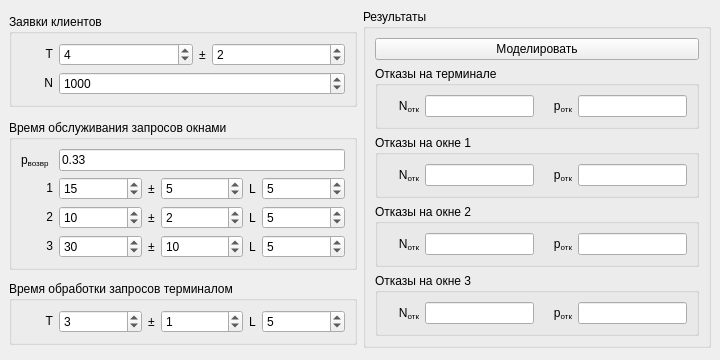
<?xml version="1.0" encoding="UTF-8"?>
<ui version="4.0">
 <class>MainWindow</class>
 <widget class="QMainWindow" name="MainWindow">
  <property name="geometry">
   <rect>
    <x>0</x>
    <y>0</y>
    <width>720</width>
    <height>360</height>
   </rect>
  </property>
  <property name="windowTitle">
   <string>MainWindow</string>
  </property>
  <widget class="QWidget" name="centralwidget">
   <layout class="QGridLayout" name="gridLayout_4">
    <item row="2" column="0">
     <widget class="QGroupBox" name="requestsGroupBox">
      <property name="sizePolicy">
       <sizepolicy hsizetype="Expanding" vsizetype="Fixed">
        <horstretch>0</horstretch>
        <verstretch>0</verstretch>
       </sizepolicy>
      </property>
      <property name="title">
       <string>Заявки клиентов</string>
      </property>
      <layout class="QGridLayout" name="gridLayout">
       <item row="1" column="1" colspan="3">
        <widget class="QSpinBox" name="nClientSpinBox">
         <property name="sizePolicy">
          <sizepolicy hsizetype="Expanding" vsizetype="Fixed">
           <horstretch>0</horstretch>
           <verstretch>0</verstretch>
          </sizepolicy>
         </property>
         <property name="maximum">
          <number>1000000</number>
         </property>
         <property name="value">
          <number>1000</number>
         </property>
        </widget>
       </item>
       <item row="1" column="0">
        <widget class="QLabel" name="nClientLabel">
         <property name="sizePolicy">
          <sizepolicy hsizetype="Fixed" vsizetype="Fixed">
           <horstretch>0</horstretch>
           <verstretch>0</verstretch>
          </sizepolicy>
         </property>
         <property name="minimumSize">
          <size>
           <width>32</width>
           <height>0</height>
          </size>
         </property>
         <property name="text">
          <string>N</string>
         </property>
         <property name="alignment">
          <set>Qt::AlignRight|Qt::AlignTrailing|Qt::AlignVCenter</set>
         </property>
        </widget>
       </item>
       <item row="0" column="1">
        <widget class="QSpinBox" name="tClientSpinBox">
         <property name="sizePolicy">
          <sizepolicy hsizetype="Expanding" vsizetype="Fixed">
           <horstretch>0</horstretch>
           <verstretch>0</verstretch>
          </sizepolicy>
         </property>
         <property name="maximum">
          <number>1000000</number>
         </property>
         <property name="value">
          <number>4</number>
         </property>
        </widget>
       </item>
       <item row="0" column="0">
        <widget class="QLabel" name="tClientLabel">
         <property name="sizePolicy">
          <sizepolicy hsizetype="Fixed" vsizetype="Fixed">
           <horstretch>0</horstretch>
           <verstretch>0</verstretch>
          </sizepolicy>
         </property>
         <property name="minimumSize">
          <size>
           <width>32</width>
           <height>0</height>
          </size>
         </property>
         <property name="text">
          <string>T</string>
         </property>
         <property name="alignment">
          <set>Qt::AlignRight|Qt::AlignTrailing|Qt::AlignVCenter</set>
         </property>
        </widget>
       </item>
       <item row="0" column="3">
        <widget class="QSpinBox" name="dtClientSpinBox">
         <property name="sizePolicy">
          <sizepolicy hsizetype="Expanding" vsizetype="Fixed">
           <horstretch>0</horstretch>
           <verstretch>0</verstretch>
          </sizepolicy>
         </property>
         <property name="maximum">
          <number>1000000</number>
         </property>
         <property name="value">
          <number>2</number>
         </property>
        </widget>
       </item>
       <item row="0" column="2">
        <widget class="QLabel" name="pm1Label">
         <property name="text">
          <string>±</string>
         </property>
        </widget>
       </item>
      </layout>
     </widget>
    </item>
    <item row="3" column="0">
     <widget class="QGroupBox" name="windowsGroupBox">
      <property name="sizePolicy">
       <sizepolicy hsizetype="Expanding" vsizetype="Fixed">
        <horstretch>0</horstretch>
        <verstretch>0</verstretch>
       </sizepolicy>
      </property>
      <property name="title">
       <string>Время обслуживания запросов окнами</string>
      </property>
      <layout class="QGridLayout" name="gridLayout_2">
       <item row="1" column="1">
        <widget class="QSpinBox" name="tWindow1SpinBox">
         <property name="sizePolicy">
          <sizepolicy hsizetype="Expanding" vsizetype="Fixed">
           <horstretch>0</horstretch>
           <verstretch>0</verstretch>
          </sizepolicy>
         </property>
         <property name="maximum">
          <number>1000000</number>
         </property>
         <property name="value">
          <number>15</number>
         </property>
        </widget>
       </item>
       <item row="2" column="4">
        <widget class="QLabel" name="lWindow2Label">
         <property name="text">
          <string>L</string>
         </property>
        </widget>
       </item>
       <item row="1" column="3">
        <widget class="QSpinBox" name="dtWindow1SpinBox">
         <property name="sizePolicy">
          <sizepolicy hsizetype="Expanding" vsizetype="Fixed">
           <horstretch>0</horstretch>
           <verstretch>0</verstretch>
          </sizepolicy>
         </property>
         <property name="maximum">
          <number>1000000</number>
         </property>
         <property name="value">
          <number>5</number>
         </property>
        </widget>
       </item>
       <item row="0" column="0">
        <widget class="QLabel" name="pReturnWindow1Label">
         <property name="text">
          <string>p&lt;sub&gt;возвр&lt;/sub&gt;</string>
         </property>
        </widget>
       </item>
       <item row="2" column="3">
        <widget class="QSpinBox" name="dtWindow2SpinBox">
         <property name="sizePolicy">
          <sizepolicy hsizetype="Expanding" vsizetype="Fixed">
           <horstretch>0</horstretch>
           <verstretch>0</verstretch>
          </sizepolicy>
         </property>
         <property name="maximum">
          <number>1000000</number>
         </property>
         <property name="value">
          <number>2</number>
         </property>
        </widget>
       </item>
       <item row="3" column="5">
        <widget class="QSpinBox" name="lWindow3SpinBox">
         <property name="sizePolicy">
          <sizepolicy hsizetype="Expanding" vsizetype="Fixed">
           <horstretch>0</horstretch>
           <verstretch>0</verstretch>
          </sizepolicy>
         </property>
         <property name="maximum">
          <number>1000000</number>
         </property>
         <property name="value">
          <number>5</number>
         </property>
        </widget>
       </item>
       <item row="1" column="5">
        <widget class="QSpinBox" name="lWindow1SpinBox">
         <property name="sizePolicy">
          <sizepolicy hsizetype="Expanding" vsizetype="Fixed">
           <horstretch>0</horstretch>
           <verstretch>0</verstretch>
          </sizepolicy>
         </property>
         <property name="maximum">
          <number>1000000</number>
         </property>
         <property name="value">
          <number>5</number>
         </property>
        </widget>
       </item>
       <item row="3" column="1">
        <widget class="QSpinBox" name="tWindow3SpinBox">
         <property name="sizePolicy">
          <sizepolicy hsizetype="Expanding" vsizetype="Fixed">
           <horstretch>0</horstretch>
           <verstretch>0</verstretch>
          </sizepolicy>
         </property>
         <property name="maximum">
          <number>1000000</number>
         </property>
         <property name="value">
          <number>30</number>
         </property>
        </widget>
       </item>
       <item row="2" column="2">
        <widget class="QLabel" name="pm3Label">
         <property name="text">
          <string>±</string>
         </property>
        </widget>
       </item>
       <item row="1" column="2">
        <widget class="QLabel" name="pm2Label">
         <property name="text">
          <string>±</string>
         </property>
        </widget>
       </item>
       <item row="3" column="4">
        <widget class="QLabel" name="lWindow3Label">
         <property name="text">
          <string>L</string>
         </property>
        </widget>
       </item>
       <item row="1" column="0">
        <widget class="QLabel" name="Window1Label">
         <property name="sizePolicy">
          <sizepolicy hsizetype="Fixed" vsizetype="Fixed">
           <horstretch>0</horstretch>
           <verstretch>0</verstretch>
          </sizepolicy>
         </property>
         <property name="minimumSize">
          <size>
           <width>32</width>
           <height>0</height>
          </size>
         </property>
         <property name="text">
          <string>1</string>
         </property>
         <property name="alignment">
          <set>Qt::AlignRight|Qt::AlignTrailing|Qt::AlignVCenter</set>
         </property>
        </widget>
       </item>
       <item row="0" column="1" colspan="5">
        <widget class="QLineEdit" name="pReturnWindow1LineEdit">
         <property name="text">
          <string>0.33</string>
         </property>
        </widget>
       </item>
       <item row="1" column="4">
        <widget class="QLabel" name="lWindow1Label">
         <property name="text">
          <string>L</string>
         </property>
        </widget>
       </item>
       <item row="2" column="5">
        <widget class="QSpinBox" name="lWindow2SpinBox">
         <property name="sizePolicy">
          <sizepolicy hsizetype="Expanding" vsizetype="Fixed">
           <horstretch>0</horstretch>
           <verstretch>0</verstretch>
          </sizepolicy>
         </property>
         <property name="maximum">
          <number>1000000</number>
         </property>
         <property name="value">
          <number>5</number>
         </property>
        </widget>
       </item>
       <item row="2" column="0">
        <widget class="QLabel" name="Window2Label">
         <property name="sizePolicy">
          <sizepolicy hsizetype="Fixed" vsizetype="Fixed">
           <horstretch>0</horstretch>
           <verstretch>0</verstretch>
          </sizepolicy>
         </property>
         <property name="minimumSize">
          <size>
           <width>32</width>
           <height>0</height>
          </size>
         </property>
         <property name="text">
          <string>2</string>
         </property>
         <property name="alignment">
          <set>Qt::AlignRight|Qt::AlignTrailing|Qt::AlignVCenter</set>
         </property>
        </widget>
       </item>
       <item row="3" column="0">
        <widget class="QLabel" name="Window3Label">
         <property name="sizePolicy">
          <sizepolicy hsizetype="Fixed" vsizetype="Fixed">
           <horstretch>0</horstretch>
           <verstretch>0</verstretch>
          </sizepolicy>
         </property>
         <property name="minimumSize">
          <size>
           <width>32</width>
           <height>0</height>
          </size>
         </property>
         <property name="text">
          <string>3</string>
         </property>
         <property name="alignment">
          <set>Qt::AlignRight|Qt::AlignTrailing|Qt::AlignVCenter</set>
         </property>
        </widget>
       </item>
       <item row="3" column="2">
        <widget class="QLabel" name="pm4Label">
         <property name="text">
          <string>±</string>
         </property>
        </widget>
       </item>
       <item row="3" column="3">
        <widget class="QSpinBox" name="dtWindow3SpinBox">
         <property name="sizePolicy">
          <sizepolicy hsizetype="Expanding" vsizetype="Fixed">
           <horstretch>0</horstretch>
           <verstretch>0</verstretch>
          </sizepolicy>
         </property>
         <property name="maximum">
          <number>1000000</number>
         </property>
         <property name="value">
          <number>10</number>
         </property>
        </widget>
       </item>
       <item row="2" column="1">
        <widget class="QSpinBox" name="tWindow2SpinBox">
         <property name="sizePolicy">
          <sizepolicy hsizetype="Expanding" vsizetype="Fixed">
           <horstretch>0</horstretch>
           <verstretch>0</verstretch>
          </sizepolicy>
         </property>
         <property name="maximum">
          <number>1000000</number>
         </property>
         <property name="value">
          <number>10</number>
         </property>
        </widget>
       </item>
      </layout>
     </widget>
    </item>
    <item row="4" column="0">
     <widget class="QGroupBox" name="terminalGroupBox">
      <property name="sizePolicy">
       <sizepolicy hsizetype="Expanding" vsizetype="Fixed">
        <horstretch>0</horstretch>
        <verstretch>0</verstretch>
       </sizepolicy>
      </property>
      <property name="title">
       <string>Время обработки запросов терминалом</string>
      </property>
      <layout class="QGridLayout" name="gridLayout_3">
       <item row="1" column="2">
        <widget class="QLabel" name="pm5Label">
         <property name="text">
          <string>±</string>
         </property>
        </widget>
       </item>
       <item row="1" column="4">
        <widget class="QLabel" name="lTerminalLabel">
         <property name="text">
          <string>L</string>
         </property>
        </widget>
       </item>
       <item row="1" column="0">
        <widget class="QLabel" name="tTerminalLabel">
         <property name="sizePolicy">
          <sizepolicy hsizetype="Fixed" vsizetype="Fixed">
           <horstretch>0</horstretch>
           <verstretch>0</verstretch>
          </sizepolicy>
         </property>
         <property name="minimumSize">
          <size>
           <width>32</width>
           <height>0</height>
          </size>
         </property>
         <property name="text">
          <string>T</string>
         </property>
         <property name="alignment">
          <set>Qt::AlignRight|Qt::AlignTrailing|Qt::AlignVCenter</set>
         </property>
        </widget>
       </item>
       <item row="1" column="1">
        <widget class="QSpinBox" name="tTerminalSpinBox">
         <property name="sizePolicy">
          <sizepolicy hsizetype="Expanding" vsizetype="Fixed">
           <horstretch>0</horstretch>
           <verstretch>0</verstretch>
          </sizepolicy>
         </property>
         <property name="maximum">
          <number>1000000</number>
         </property>
         <property name="value">
          <number>3</number>
         </property>
        </widget>
       </item>
       <item row="1" column="3">
        <widget class="QSpinBox" name="dtTerminalSpinBox">
         <property name="sizePolicy">
          <sizepolicy hsizetype="Expanding" vsizetype="Fixed">
           <horstretch>0</horstretch>
           <verstretch>0</verstretch>
          </sizepolicy>
         </property>
         <property name="maximum">
          <number>1000000</number>
         </property>
         <property name="value">
          <number>1</number>
         </property>
        </widget>
       </item>
       <item row="1" column="5">
        <widget class="QSpinBox" name="lTerminalSpinBox">
         <property name="sizePolicy">
          <sizepolicy hsizetype="Expanding" vsizetype="Fixed">
           <horstretch>0</horstretch>
           <verstretch>0</verstretch>
          </sizepolicy>
         </property>
         <property name="maximum">
          <number>1000000</number>
         </property>
         <property name="value">
          <number>5</number>
         </property>
        </widget>
       </item>
      </layout>
     </widget>
    </item>
    <item row="2" column="1" rowspan="3">
     <widget class="QGroupBox" name="resultGroupBox">
      <property name="sizePolicy">
       <sizepolicy hsizetype="Expanding" vsizetype="Preferred">
        <horstretch>0</horstretch>
        <verstretch>0</verstretch>
       </sizepolicy>
      </property>
      <property name="title">
       <string>Результаты</string>
      </property>
      <layout class="QVBoxLayout" name="verticalLayout">
       <item>
        <widget class="QPushButton" name="simulatePushButton">
         <property name="text">
          <string>Моделировать</string>
         </property>
        </widget>
       </item>
       <item>
        <widget class="QGroupBox" name="resultTerminalGroupBox">
         <property name="sizePolicy">
          <sizepolicy hsizetype="Expanding" vsizetype="Fixed">
           <horstretch>0</horstretch>
           <verstretch>0</verstretch>
          </sizepolicy>
         </property>
         <property name="title">
          <string>Отказы на терминале</string>
         </property>
         <layout class="QGridLayout" name="gridLayout_6">
          <item row="0" column="0">
           <widget class="QLabel" name="nDroppedTerminalLabel">
            <property name="sizePolicy">
             <sizepolicy hsizetype="Fixed" vsizetype="Fixed">
              <horstretch>0</horstretch>
              <verstretch>0</verstretch>
             </sizepolicy>
            </property>
            <property name="minimumSize">
             <size>
              <width>32</width>
              <height>0</height>
             </size>
            </property>
            <property name="text">
             <string>N&lt;sub&gt;отк&lt;/sub&gt;</string>
            </property>
            <property name="alignment">
             <set>Qt::AlignRight|Qt::AlignTrailing|Qt::AlignVCenter</set>
            </property>
           </widget>
          </item>
          <item row="0" column="1">
           <widget class="QLineEdit" name="nDroppedTerminalLineEdit">
            <property name="text">
             <string/>
            </property>
           </widget>
          </item>
          <item row="0" column="2">
           <widget class="QLabel" name="pDroppedTerminalLabel">
            <property name="sizePolicy">
             <sizepolicy hsizetype="Fixed" vsizetype="Fixed">
              <horstretch>0</horstretch>
              <verstretch>0</verstretch>
             </sizepolicy>
            </property>
            <property name="minimumSize">
             <size>
              <width>32</width>
              <height>0</height>
             </size>
            </property>
            <property name="text">
             <string>p&lt;sub&gt;отк&lt;/sub&gt;</string>
            </property>
            <property name="alignment">
             <set>Qt::AlignRight|Qt::AlignTrailing|Qt::AlignVCenter</set>
            </property>
           </widget>
          </item>
          <item row="0" column="3">
           <widget class="QLineEdit" name="pDroppedTerminalLineEdit"/>
          </item>
         </layout>
        </widget>
       </item>
       <item>
        <widget class="QGroupBox" name="resultWindow1GroupBox">
         <property name="sizePolicy">
          <sizepolicy hsizetype="Expanding" vsizetype="Fixed">
           <horstretch>0</horstretch>
           <verstretch>0</verstretch>
          </sizepolicy>
         </property>
         <property name="title">
          <string>Отказы на окне 1</string>
         </property>
         <layout class="QGridLayout" name="gridLayout_7">
          <item row="0" column="0">
           <widget class="QLabel" name="nDroppedWindow1Label">
            <property name="sizePolicy">
             <sizepolicy hsizetype="Fixed" vsizetype="Fixed">
              <horstretch>0</horstretch>
              <verstretch>0</verstretch>
             </sizepolicy>
            </property>
            <property name="minimumSize">
             <size>
              <width>32</width>
              <height>0</height>
             </size>
            </property>
            <property name="text">
             <string>N&lt;sub&gt;отк&lt;/sub&gt;</string>
            </property>
            <property name="alignment">
             <set>Qt::AlignRight|Qt::AlignTrailing|Qt::AlignVCenter</set>
            </property>
           </widget>
          </item>
          <item row="0" column="1">
           <widget class="QLineEdit" name="nDroppedWindow1LineEdit">
            <property name="text">
             <string/>
            </property>
           </widget>
          </item>
          <item row="0" column="2">
           <widget class="QLabel" name="pDroppedWindow1Label">
            <property name="sizePolicy">
             <sizepolicy hsizetype="Fixed" vsizetype="Fixed">
              <horstretch>0</horstretch>
              <verstretch>0</verstretch>
             </sizepolicy>
            </property>
            <property name="minimumSize">
             <size>
              <width>32</width>
              <height>0</height>
             </size>
            </property>
            <property name="text">
             <string>p&lt;sub&gt;отк&lt;/sub&gt;</string>
            </property>
            <property name="alignment">
             <set>Qt::AlignRight|Qt::AlignTrailing|Qt::AlignVCenter</set>
            </property>
           </widget>
          </item>
          <item row="0" column="3">
           <widget class="QLineEdit" name="pDroppedWindow1LineEdit"/>
          </item>
         </layout>
        </widget>
       </item>
       <item>
        <widget class="QGroupBox" name="resultWindow2GroupBox">
         <property name="sizePolicy">
          <sizepolicy hsizetype="Expanding" vsizetype="Fixed">
           <horstretch>0</horstretch>
           <verstretch>0</verstretch>
          </sizepolicy>
         </property>
         <property name="title">
          <string>Отказы на окне 2</string>
         </property>
         <layout class="QGridLayout" name="gridLayout_8">
          <item row="0" column="0">
           <widget class="QLabel" name="nDroppedWindow2Label">
            <property name="sizePolicy">
             <sizepolicy hsizetype="Fixed" vsizetype="Fixed">
              <horstretch>0</horstretch>
              <verstretch>0</verstretch>
             </sizepolicy>
            </property>
            <property name="minimumSize">
             <size>
              <width>32</width>
              <height>0</height>
             </size>
            </property>
            <property name="text">
             <string>N&lt;sub&gt;отк&lt;/sub&gt;</string>
            </property>
            <property name="alignment">
             <set>Qt::AlignRight|Qt::AlignTrailing|Qt::AlignVCenter</set>
            </property>
           </widget>
          </item>
          <item row="0" column="1">
           <widget class="QLineEdit" name="nDroppedWindow2LineEdit">
            <property name="text">
             <string/>
            </property>
           </widget>
          </item>
          <item row="0" column="2">
           <widget class="QLabel" name="pDroppedWindow2Label">
            <property name="sizePolicy">
             <sizepolicy hsizetype="Fixed" vsizetype="Fixed">
              <horstretch>0</horstretch>
              <verstretch>0</verstretch>
             </sizepolicy>
            </property>
            <property name="minimumSize">
             <size>
              <width>32</width>
              <height>0</height>
             </size>
            </property>
            <property name="text">
             <string>p&lt;sub&gt;отк&lt;/sub&gt;</string>
            </property>
            <property name="alignment">
             <set>Qt::AlignRight|Qt::AlignTrailing|Qt::AlignVCenter</set>
            </property>
           </widget>
          </item>
          <item row="0" column="3">
           <widget class="QLineEdit" name="pDroppedWindow2LineEdit"/>
          </item>
         </layout>
        </widget>
       </item>
       <item>
        <widget class="QGroupBox" name="resultWindow3GroupBox">
         <property name="sizePolicy">
          <sizepolicy hsizetype="Expanding" vsizetype="Fixed">
           <horstretch>0</horstretch>
           <verstretch>0</verstretch>
          </sizepolicy>
         </property>
         <property name="title">
          <string>Отказы на окне 3</string>
         </property>
         <layout class="QGridLayout" name="gridLayout_9">
          <item row="0" column="0">
           <widget class="QLabel" name="nDroppedWindow3Label">
            <property name="sizePolicy">
             <sizepolicy hsizetype="Fixed" vsizetype="Fixed">
              <horstretch>0</horstretch>
              <verstretch>0</verstretch>
             </sizepolicy>
            </property>
            <property name="minimumSize">
             <size>
              <width>32</width>
              <height>0</height>
             </size>
            </property>
            <property name="text">
             <string>N&lt;sub&gt;отк&lt;/sub&gt;</string>
            </property>
            <property name="alignment">
             <set>Qt::AlignRight|Qt::AlignTrailing|Qt::AlignVCenter</set>
            </property>
           </widget>
          </item>
          <item row="0" column="1">
           <widget class="QLineEdit" name="nDroppedWindow3LineEdit">
            <property name="text">
             <string/>
            </property>
           </widget>
          </item>
          <item row="0" column="2">
           <widget class="QLabel" name="pDroppedWindow3Label">
            <property name="sizePolicy">
             <sizepolicy hsizetype="Fixed" vsizetype="Fixed">
              <horstretch>0</horstretch>
              <verstretch>0</verstretch>
             </sizepolicy>
            </property>
            <property name="minimumSize">
             <size>
              <width>32</width>
              <height>0</height>
             </size>
            </property>
            <property name="text">
             <string>p&lt;sub&gt;отк&lt;/sub&gt;</string>
            </property>
            <property name="alignment">
             <set>Qt::AlignRight|Qt::AlignTrailing|Qt::AlignVCenter</set>
            </property>
           </widget>
          </item>
          <item row="0" column="3">
           <widget class="QLineEdit" name="pDroppedWindow3LineEdit"/>
          </item>
         </layout>
        </widget>
       </item>
      </layout>
     </widget>
    </item>
   </layout>
  </widget>
 </widget>
 <resources/>
 <connections/>
</ui>
